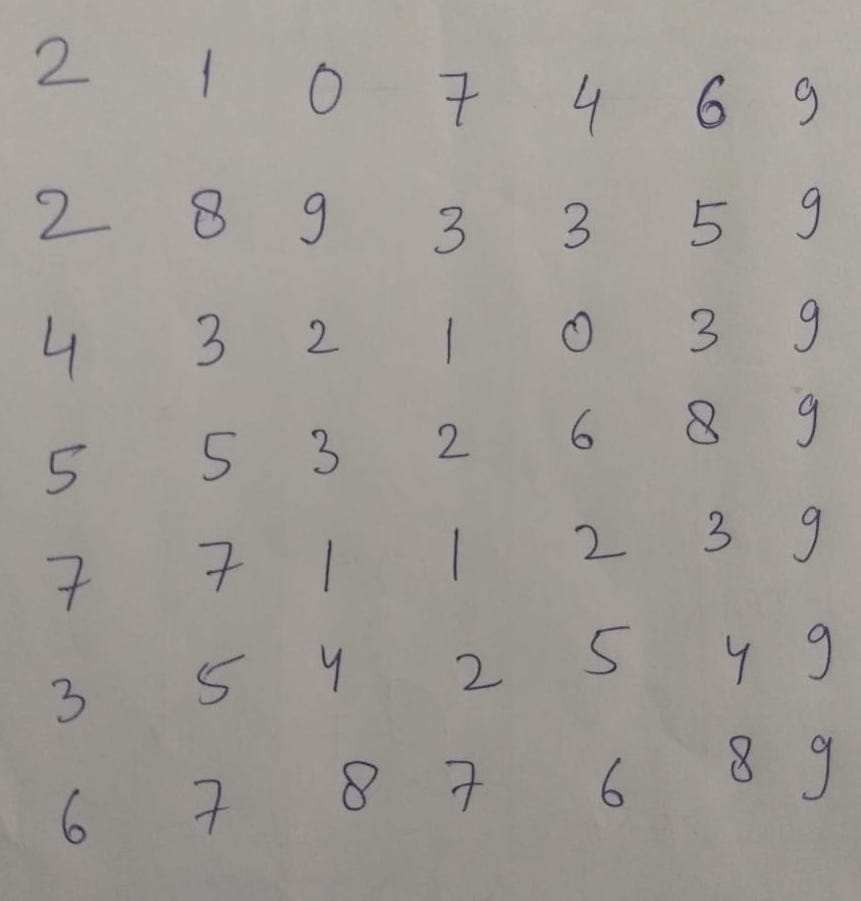
#> input picture images/5.jpeg, 861 x 901 px, found by its file name; the run also reads 1 picture not shown here
$ jupyter execute --allow-errors PhotoMath.ipynb   (shell and % lines are left out)
#> lines starting #> are read from the running program, lines starting #| are printed output that depends on the picture; after the words box and inside, x2 and y2 are one past the last pixel; in counts of white or black regions, pixels touching at a corner belong together
[cell 1]
import cv2
import pandas as pd
import numpy as np
import matplotlib.pyplot as plt
from sklearn import datasets, svm, metrics
pd.options.display.float_format = '{:,.2f}'.format

[cell 2]
im = cv2.imread('5.jpeg',0)
#> im: shape (901, 861); min 37, max 186, mean 156
# image = pyplot.imread('img1.jpg')

[cell 3]
# imgray = cv2.cvtColor(im, cv2.COLOR_BGR2GRAY)
# plt.imshow(imgray)
# plt.show()

[cell 4]
gblur_im = cv2.GaussianBlur(im, (11,11), 0)
plt.imshow(gblur_im)
plt.show()

[cell 5]
ret,thresh1 = cv2.threshold(gblur_im,127,255,cv2.THRESH_BINARY)
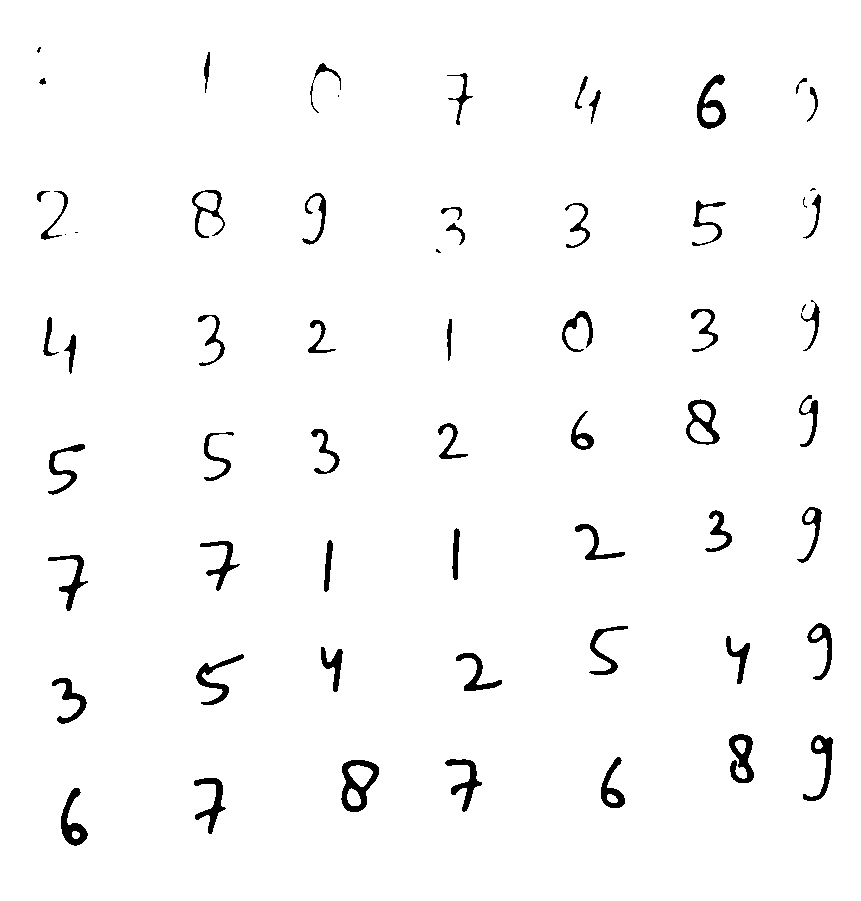
#> thresh1: shape (901, 861); 97.5% white; 62 black regions (8 under 20 px)
contours, hierarchy = cv2.findContours(thresh1,cv2.RETR_TREE,cv2.CHAIN_APPROX_SIMPLE)
#> contours = 82 contours, 10 with area under 20; largest, box (x1, y1, x2, y2) and area: (0, 0, 861, 901) 774000, (340, 759, 380, 813) 1487, (685, 398, 721, 446) 1188, (696, 73, 727, 130) 982, (728, 733, 755, 784) 891
for cnt in contours:
	x,y,w,h = cv2.boundingRect(cnt)
	#bound the images
	cv2.rectangle(im,(x,y),(x+w,y+h),(0,255,0),3)
#> this loop made 82 passes
#> (x, y, w, h) on passes 2 to 13: (60, 787, 29, 60), (72, 831, 8, 8), (193, 777, 34, 58), (340, 759, 40, 54), (347, 788, 14, 18), (348, 765, 25, 22), (444, 758, 39, 55), (600, 756, 26, 53), (607, 794, 11, 9), (802, 734, 32, 68), (815, 740, 8, 9), (728, 733, 27, 51)
#> (cnt, x, y, w, h) on passes 1, 50, 53: ([[0, 0], [0, 900], [860, 900], [860, 0]], 0, 0, 861, 901), ([[813, 302], [814, 301], [815, 302], [814, 303]], 813, 301, 3, 3), ([[64, 234], [65, 233], [66, 234], [65, 235]], 64, 233, 3, 3)
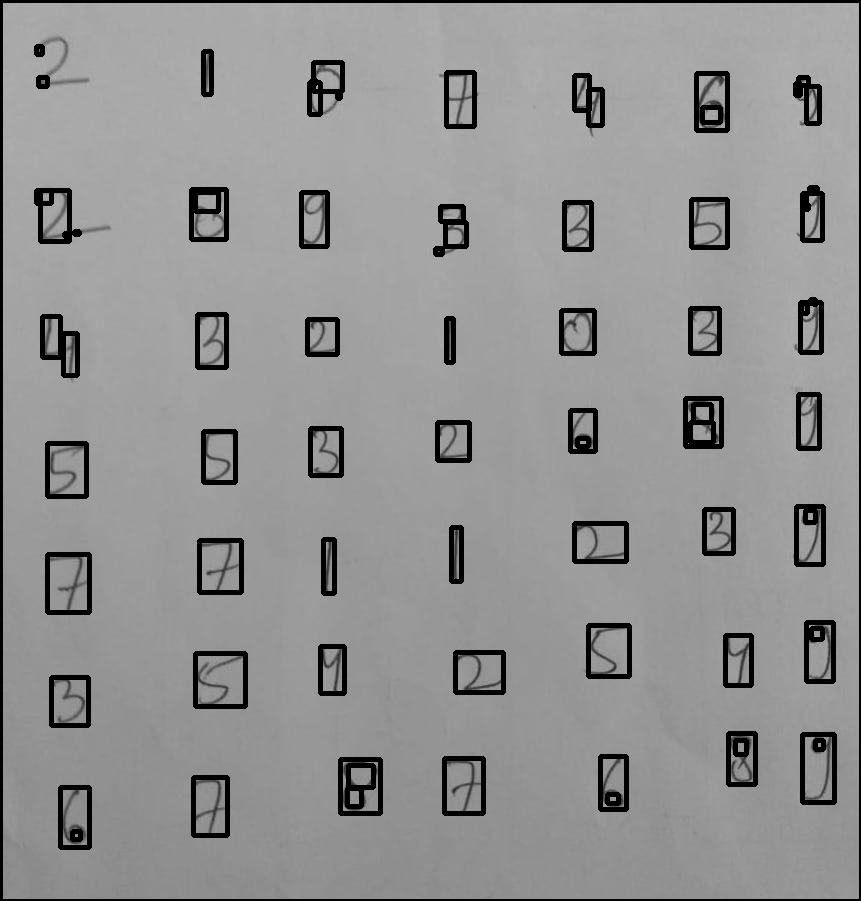
#> im: shape (901, 861); min 0, max 186, mean 146.1

[cell 6]
i = 30
for cnt in contours:
	x,y,w,h = cv2.boundingRect(cnt)
	#following if statement is to ignore the noises and save the images which are of normal size(character)
	#In order to write more general code, than specifying the dimensions as 100,
	# number of characters should be divided by word dimension
	if (w>30 and h>30):#or(w>100 and h<30):
		#save individual images
		cv2.imwrite(str(i)+".jpg",thresh1[y:y+h,x:x+w])
		i=i+1
#> this loop made 82 passes
#> after the loop, i = 51

[cell 7]
centroids = []
for cnt in contours:
    M = cv2.moments(cnt)
    Cx = M['m10']/M['m00']
    Cy = M['m01']/M['m00']
    centroids.append((Cx, Cy, cnt))
#> this loop made 82 passes
#> (Cx, Cy) on passes 2 to 13: (72.09, 822.5), (75.37, 834.5), (211.3, 801.7), (357.3, 783.1), (353.2, 797.5), (360.1, 774.2), (465.1, 780.5), (611.6, 788.5), (611.7, 798.2), (821.7, 762.8), (818.2, 744.4), (741.1, 756.6)
#> (cnt, Cx, Cy) on passes 1, 50, 53: ([[0, 0], [0, 900], [860, 900], [860, 0]], 430, 450), ([[813, 302], [814, 301], [815, 302], [814, 303]], 814, 302), ([[64, 234], [65, 233], [66, 234], [65, 235]], 65, 234)
#> after the loop, centroids = 82 items

[cell 8]
digits = datasets.load_digits()
images_and_labels = list(zip(digits.images, digits.target))
for index, (image, label) in enumerate(images_and_labels[:4]):
    plt.subplot(2, 4, index + 1)
    plt.axis('off')
    plt.imshow(image, cmap=plt.cm.gray_r, interpolation='nearest')
    plt.title('Training: %i' % label)
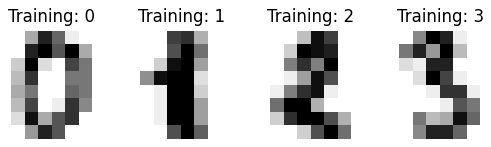
#> figure drawn by matplotlib, 4 panels

#> (a cell that did not finish here is left out)

[cell 10]
img = cv2.imread('5.jpg', 0)

dim = (8, 8)
# resize image
resized_img = cv2.resize(img, dim, interpolation=cv2.INTER_AREA)
img_unrolled = resized_img.ravel()
#> img_unrolled = 64 values, max 255 at index 62, min 239 at index 54, mean 248.4
#> (the rest of this cell did not finish here and is left out)
